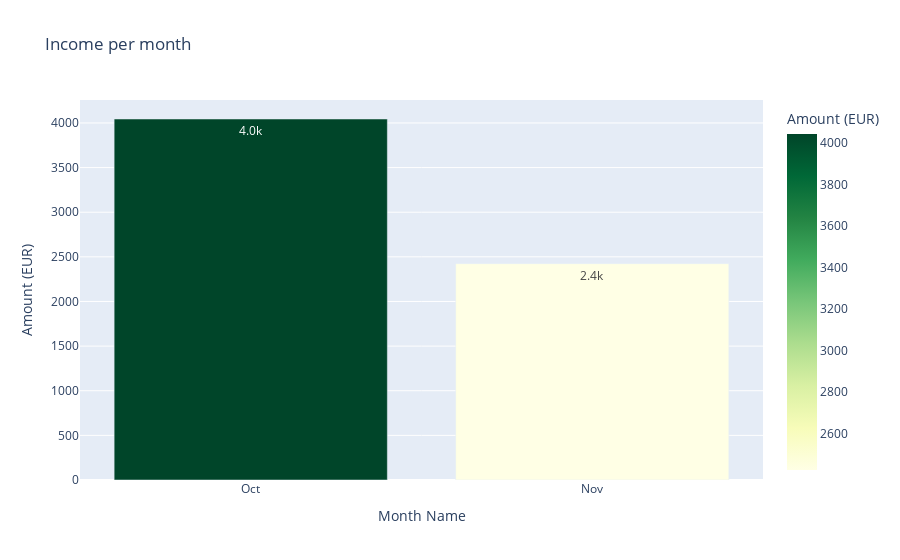

Notebook source saved alongside this figure:
### Code cell
income_monthly_2022 = make_monthly_bar_chart(df, 2022, 'Income')
income_monthly_2022

### Figure 1 — Plotly figure (JSON) as saved in the notebook; plotly's stock layout.template omitted (floating-point values rounded to 4 significant figures)
{"data": [{"alignmentgroup": "True", "hovertemplate": "Month Name=%{x}<br>Amount (EUR)=%{marker.color}<extra></extra>", "legendgroup": "", "marker": {"color": [4044.0, 2424.0], "coloraxis": "coloraxis", "pattern": {"shape": ""}}, "name": "", "offsetgroup": "", "orientation": "v", "showlegend": false, "textposition": "auto", "texttemplate": "%{y:.2s}", "type": "bar", "x": ["Oct", "Nov"], "xaxis": "x", "y": [4044.0, 2424.0], "yaxis": "y"}], "layout": {"barmode": "relative", "coloraxis": {"colorbar": {"title": {"text": "Amount (EUR)"}}, "colorscale": [[0, "rgb(255,255,229)"], [0.125, "rgb(247,252,185)"], [0.25, "rgb(217,240,163)"], [0.375, "rgb(173,221,142)"], [0.5, "rgb(120,198,121)"], [0.625, "rgb(65,171,93)"], [0.75, "rgb(35,132,67)"], [0.875, "rgb(0,104,55)"], [1, "rgb(0,69,41)"]]}, "legend": {"tracegroupgap": 0}, "title": {"text": "Income per month"}, "xaxis": {"anchor": "y", "domain": [0, 1], "title": {"text": "Month Name"}}, "yaxis": {"anchor": "x", "domain": [0, 1], "title": {"text": "Amount (EUR)"}}}}
